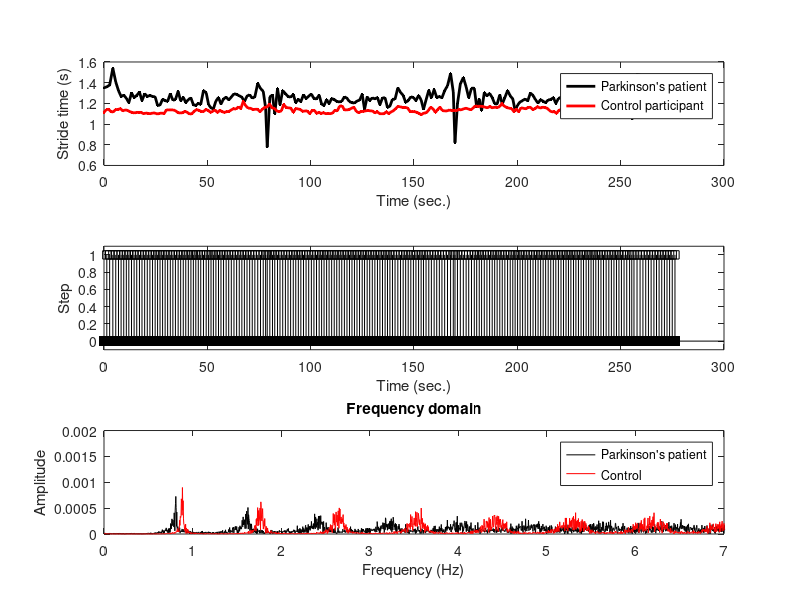

Source code (MATLAB): (Note: this script raises an error after producing the figure.)
%%
%     COURSE: Understand the Fourier transform and its applications
%    SECTION: Applications of the Fourier transform
%      VIDEO: Rhythmicity in walking (gait)
% Instructor: mikexcohen.com
%
%%
clear, clc

%%

% Load the data. If you get an error on this line,
% make sure MATLAB is in the same directory as the data.
% Or you can add the folder where the data are kept to the MATLAB path.
load gait.mat




figure(1), clf

% plot the gait speed for Parkinson's patient and control
subplot(311)
plot(park(:,1),park(:,2),'k.-','linew',2)
hold on
plot(cont(:,1),cont(:,2),'r.-','linew',2)
xlabel('Time (sec.)'), ylabel('Stride time (s)')
legend({'Parkinson''s patient';'Control participant'})




% define sampling rate
srate  = 1000;

% create time series of steps
parkts = zeros(round(park(end,1)*1000),1);
parkts(round(park(2:end,1)*1000)) = 1;

% time vector and number of time points
parktx = (0:length(parkts)-1)/srate;
parkn  = length(parktx);

% repeat for control data
contts = zeros(round(cont(end,1)*1000),1);
contts(round(cont(2:end,1)*1000)) = 1;
conttx = (0:length(contts)-1)/srate;
contn  = length(conttx);


% plot the time course of steps
subplot(312)
stem(parktx,parkts,'ks')
xlabel('Time (sec.)'), ylabel('Step')
set(gca,'ylim',[-.1 1.1])


% compute power for both datasets
parkPow = 2*abs(fft(parkts)/parkn);
contPow = 2*abs(fft(contts)/contn);

% compute separate frequencies vector for each subject
parkHz = linspace(0,srate/2,floor(parkn/2)+1);
contHz = linspace(0,srate/2,floor(contn/2)+1);

% show power spectra
subplot(313)
plot(parkHz(2:end),parkPow(2:length(parkHz)),'k')
hold on
plot(contHz(2:end),contPow(2:length(contHz)),'r')
set(gca,'xlim',[0 7])
xlabel('Frequency (Hz)'), ylabel('Amplitude')
title('Frequency domain')
legend({'Parkinson''s patient';'Control'})


% SOURCES:
%  Data downloaded from https://physionet.org/physiobank/database/gaitdb/
%   Parkinson's patient data is pd1-si.txt
%   Young control data is y1-23.si.txt

%%
%     COURSE: Understand the Fourier transform and its applications
%    SECTION: Applications of the Fourier transform
%      VIDEO: Rhythmicity in brain waves
% Instructor: mikexcohen.com
%
%%


% Load the data. If you get an error on this line,
% make sure MATLAB is in the same directory as the data.
% Or you can add the folder where the data are kept to the MATLAB path.
load EEGrestingState.mat

n = length(eegdata);
timevec = (0:n-1)/srate;

% compute amplitude spectrum
dataX    = fft(eegdata)/n;
ampspect = 2*abs(dataX);
hz       = linspace(0,srate/2,floor(n/2)+1);


figure(2), clf

% plot time domain signal
subplot(211)
plot(timevec,eegdata,'k')
xlabel('Time (sec.)'), ylabel('Amplitude (\muV)')
title('Time domain signal')



subplot(212)
% note: the following line uses the 'smooth' function, 
% which is in the curve-fitting toolbox. If you don't have 
% that function, comment that line and uncomment the next one.
plot(hz,smooth(ampspect(1:length(hz)),30),'k','linew',2)
%plot(hz,ampspect(1:length(hz)),'k','linew',2)
set(gca,'xlim',[0 70],'ylim',[0 .6])
xlabel('Frequency (Hz)'), ylabel('Amplitude (\muV)')
title('Frequency domain')


%%
%     COURSE: Understand the Fourier transform and its applications
%    SECTION: Applications of the Fourier transform
%      VIDEO: Convolution theorem
% Instructor: mikexcohen.com
%
%%

m = 50; % length of signal
n = 11; % length of kernel

signal = zeros(m,1);
signal(round(m*.4):round(m*.6)) = 1;


kernel = zeros(n,1);
kernel(round(n*.25):round(n*.8)) = linspace(1,0,ceil(n*.55));


figure(3), clf

% plot signal
subplot(311)
plot(signal,'ks-','linew',2,'markerfacecolor','w')
title('Signal')

% plot kernel
subplot(312)
plot(kernel,'ks-','linew',2,'markerfacecolor','w')
set(gca,'xlim',[0 m])
title('Kernel')


% setup convolution parameters
nConv = m+n-1;
halfk = floor(n/2);

% convolution as point-wise multiplication of spectra and inverse
mx = fft(signal,nConv);
nx = fft(kernel,nConv);
% here's the convolution:
convres = ifft( mx.*nx );
% chop off the 'wings' of convolution
convres = convres(halfk+1:end-halfk);


% plot the result of convolution
subplot(313)
plot(convres,'rs-','linew',2,'markerfacecolor','w')
title('Result of convolution')


% for comparison, plot against the MATLAB convolution function
hold on
plot(conv(signal,kernel,'same'),'g','linew',2)



%%
%     COURSE: Understand the Fourier transform and its applications
%    SECTION: Applications of the Fourier transform
%      VIDEO: Narrowband temporal filtering
% Instructor: mikexcohen.com
%
%%

% Load the data. If you get an error on this line,
% make sure MATLAB is in the same directory as the data.
% Or you can add the folder where the data are kept to the MATLAB path.
load braindata.mat
n = length(timevec);

% plot time-domain signal
figure(4), clf
subplot(311)
plot(timevec,braindata,'k','linew',2)
set(gca,'xlim',[-.5 1.5])
xlabel('Time (sec.)'), ylabel('Voltage (\muV)')
title('Time domain (original signal)')


% compute power spectrum
dataX    = fft(braindata);
ampspect = 2*abs(dataX/n).^2;
hz       = linspace(0,srate,n); % out to srate as trick for the filter

% plot power spectrum
subplot(312)
plot(hz,ampspect(1:length(hz)),'k','linew',2)
set(gca,'xlim',[0 100],'ylim',[0 500])
xlabel('Frequency (Hz)'), ylabel('Voltage (\muV)')
title('Frequency domain')



% specify which frequencies to filter
peakFiltFreqs = [2 47]; % Hz

c = 'kr'; % line colors
leglab = cell(size(peakFiltFreqs)); % legend entries


% loop over frequencies
for fi=1:length(peakFiltFreqs)
    
    % construct the filter
    x  = hz-peakFiltFreqs(fi); % shifted frequencies
    fx = exp(-(x/4).^2);       % gaussian
    
    % apply the filter to the data
    filtdat = 2*real( ifft( dataX.*fx ));
    
    % show the results
    subplot(313), hold on
    plot(timevec,filtdat,c(fi),'linew',2)
    set(gca,'xlim',[-.5 1.5])
    xlabel('Time (sec.)'), ylabel('Voltage (\muV)')
    title('Time domain (filtered signals)')
    
    % line label for legend
    leglab{fi} = [ num2str(peakFiltFreqs(fi)) ' Hz' ];
end

% add legend
legend(leglab)


%%
%     COURSE: Understand the Fourier transform and its applications
%    SECTION: Applications of the Fourier transform
%      VIDEO: Image smoothing and sharpening
% Instructor: mikexcohen.com
%
%%

%% with picture

% load image
lenna = imread('Lenna.png');
imgL  = double(mean(lenna,3));

figure(5), clf, colormap gray


% plot original image
subplot(221)
imagesc(imgL)
axis off, axis square
title('Original image')


% and its power spectrum
imgX  = fftshift(fft2(imgL));
powr2 = log(abs(imgX));

subplot(234)
imagesc(powr2)
set(gca,'clim',[0 15])
axis off, axis square
title('Amplitude spectrum')


% filter kernel is a Gaussian
width  = .1;   % width of gaussian (normalized Z units)
[x,y]  = ndgrid(zscore(1:size(imgL,1)),zscore(1:size(imgL,2)));

% add 1- at beginning of the next line to invert the filter
gaus2d = 1-exp(-(x.^2 + y.^2) ./ (2*width^2)); 



subplot(235)
imagesc(gaus2d)
axis off, axis square
title('Gaussian (2D gain function)')


subplot(236)
imagesc( log(abs(imgX.*gaus2d)) )
axis off, axis square
set(gca,'clim',[0 15])
title('Modulated spectrum')


subplot(222)
imgrecon = real(ifft2( fftshift(imgX.*gaus2d) ));

imagesc( imgrecon )
axis off, axis square
title('High-pass filtered image')


%%
%     COURSE: Understand the Fourier transform and its applications
%    SECTION: Applications of the Fourier transform
%      VIDEO: Image narrowband filtering
% Instructor: mikexcohen.com
%
%%

%% example with two sine wave gradients

% specify vector of sine phases
sinephas = [ 0 pi/4 ];

% vector of sine frequencies
sinefreq = [.1 .05];  % arbitrary units


% sine wave initializations
lims  = [-91 91];
[x,y] = ndgrid(lims(1):lims(2),lims(1):lims(2));


% compute 2D sine gradients
xp = x*cos(sinephas(1)) + y*sin(sinephas(1));
img1 = sin( 2*pi*sinefreq(1)*xp );

xp = x*cos(sinephas(2)) + y*sin(sinephas(2));
img2 = sin( 2*pi*sinefreq(2)*xp );

% combine images
img = img1+img2;



figure(6), clf

% show original two gradients
subplot(321)
imagesc(img1), axis off, axis square
title('One image')

subplot(322)
imagesc(img2), axis off, axis square
title('Second image')


% show sum
subplot(323)
imagesc(img), axis off, axis square
title('Summed image')


% FFT
imgX    = fft2(img);
imgXamp = abs(imgX);

% show amplitude spectrum
subplot(324)
imagesc(fftshift(imgXamp))
set(gca,'clim',[0 500])
axis off, axis square
title('Amplitude spectrum')

% show sum down columns
subplot(325)
stem(sum(imgXamp),'ks'), axis square
title('Column sum of power spectra')

% replace 1st column with last
imgX(:,1) = imgX(:,end);

% reconstructed image
imgrecon  = real(ifft2(imgX));


subplot(326)
imagesc(imgrecon), axis square, axis off
title('Filtered image')

%% done.

% Interested in more courses? See sincxpress.com 
% Use code MXC-DISC4ALL for the lowest price for all courses.
